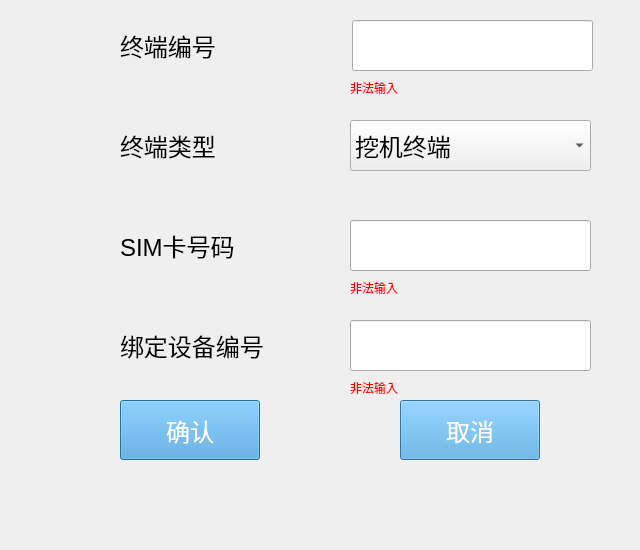
<?xml version="1.0" encoding="UTF-8"?>
<ui version="4.0">
 <class>Dialog_system_config</class>
 <widget class="QDialog" name="Dialog_system_config">
  <property name="geometry">
   <rect>
    <x>0</x>
    <y>0</y>
    <width>640</width>
    <height>550</height>
   </rect>
  </property>
  <property name="windowTitle">
   <string>Dialog</string>
  </property>
  <widget class="QLabel" name="label_2">
   <property name="geometry">
    <rect>
     <x>120</x>
     <y>220</y>
     <width>151</width>
     <height>51</height>
    </rect>
   </property>
   <property name="font">
    <font>
     <pointsize>18</pointsize>
    </font>
   </property>
   <property name="text">
    <string>SIM卡号码</string>
   </property>
  </widget>
  <widget class="QLabel" name="label">
   <property name="geometry">
    <rect>
     <x>120</x>
     <y>20</y>
     <width>151</width>
     <height>51</height>
    </rect>
   </property>
   <property name="font">
    <font>
     <pointsize>18</pointsize>
    </font>
   </property>
   <property name="text">
    <string>终端编号</string>
   </property>
  </widget>
  <widget class="QComboBox" name="comboBox_terminal_type">
   <property name="geometry">
    <rect>
     <x>350</x>
     <y>120</y>
     <width>241</width>
     <height>51</height>
    </rect>
   </property>
   <property name="font">
    <font>
     <pointsize>18</pointsize>
    </font>
   </property>
   <item>
    <property name="text">
     <string>挖机终端</string>
    </property>
   </item>
   <item>
    <property name="text">
     <string>铲车终端</string>
    </property>
   </item>
  </widget>
  <widget class="QPushButton" name="pushButton_confirm">
   <property name="geometry">
    <rect>
     <x>120</x>
     <y>400</y>
     <width>140</width>
     <height>60</height>
    </rect>
   </property>
   <property name="palette">
    <palette>
     <active>
      <colorrole role="Button">
       <brush brushstyle="SolidPattern">
        <color alpha="255">
         <red>73</red>
         <green>163</green>
         <blue>223</blue>
        </color>
       </brush>
      </colorrole>
      <colorrole role="ButtonText">
       <brush brushstyle="SolidPattern">
        <color alpha="255">
         <red>255</red>
         <green>255</green>
         <blue>255</blue>
        </color>
       </brush>
      </colorrole>
      <colorrole role="Base">
       <brush brushstyle="SolidPattern">
        <color alpha="255">
         <red>73</red>
         <green>163</green>
         <blue>223</blue>
        </color>
       </brush>
      </colorrole>
      <colorrole role="Window">
       <brush brushstyle="SolidPattern">
        <color alpha="255">
         <red>73</red>
         <green>163</green>
         <blue>223</blue>
        </color>
       </brush>
      </colorrole>
     </active>
     <inactive>
      <colorrole role="Button">
       <brush brushstyle="SolidPattern">
        <color alpha="255">
         <red>73</red>
         <green>163</green>
         <blue>223</blue>
        </color>
       </brush>
      </colorrole>
      <colorrole role="ButtonText">
       <brush brushstyle="SolidPattern">
        <color alpha="255">
         <red>255</red>
         <green>255</green>
         <blue>255</blue>
        </color>
       </brush>
      </colorrole>
      <colorrole role="Base">
       <brush brushstyle="SolidPattern">
        <color alpha="255">
         <red>73</red>
         <green>163</green>
         <blue>223</blue>
        </color>
       </brush>
      </colorrole>
      <colorrole role="Window">
       <brush brushstyle="SolidPattern">
        <color alpha="255">
         <red>73</red>
         <green>163</green>
         <blue>223</blue>
        </color>
       </brush>
      </colorrole>
     </inactive>
     <disabled>
      <colorrole role="Button">
       <brush brushstyle="SolidPattern">
        <color alpha="255">
         <red>73</red>
         <green>163</green>
         <blue>223</blue>
        </color>
       </brush>
      </colorrole>
      <colorrole role="ButtonText">
       <brush brushstyle="SolidPattern">
        <color alpha="255">
         <red>190</red>
         <green>190</green>
         <blue>190</blue>
        </color>
       </brush>
      </colorrole>
      <colorrole role="Base">
       <brush brushstyle="SolidPattern">
        <color alpha="255">
         <red>73</red>
         <green>163</green>
         <blue>223</blue>
        </color>
       </brush>
      </colorrole>
      <colorrole role="Window">
       <brush brushstyle="SolidPattern">
        <color alpha="255">
         <red>73</red>
         <green>163</green>
         <blue>223</blue>
        </color>
       </brush>
      </colorrole>
     </disabled>
    </palette>
   </property>
   <property name="font">
    <font>
     <pointsize>18</pointsize>
    </font>
   </property>
   <property name="styleSheet">
    <string notr="true">background-color: rgb(73, 163, 223);</string>
   </property>
   <property name="text">
    <string>确认</string>
   </property>
  </widget>
  <widget class="QPushButton" name="pushButton_cancel">
   <property name="geometry">
    <rect>
     <x>400</x>
     <y>400</y>
     <width>140</width>
     <height>60</height>
    </rect>
   </property>
   <property name="palette">
    <palette>
     <active>
      <colorrole role="Button">
       <brush brushstyle="SolidPattern">
        <color alpha="255">
         <red>73</red>
         <green>163</green>
         <blue>223</blue>
        </color>
       </brush>
      </colorrole>
      <colorrole role="ButtonText">
       <brush brushstyle="SolidPattern">
        <color alpha="255">
         <red>255</red>
         <green>255</green>
         <blue>255</blue>
        </color>
       </brush>
      </colorrole>
      <colorrole role="Base">
       <brush brushstyle="SolidPattern">
        <color alpha="255">
         <red>73</red>
         <green>163</green>
         <blue>223</blue>
        </color>
       </brush>
      </colorrole>
      <colorrole role="Window">
       <brush brushstyle="SolidPattern">
        <color alpha="255">
         <red>73</red>
         <green>163</green>
         <blue>223</blue>
        </color>
       </brush>
      </colorrole>
     </active>
     <inactive>
      <colorrole role="Button">
       <brush brushstyle="SolidPattern">
        <color alpha="255">
         <red>73</red>
         <green>163</green>
         <blue>223</blue>
        </color>
       </brush>
      </colorrole>
      <colorrole role="ButtonText">
       <brush brushstyle="SolidPattern">
        <color alpha="255">
         <red>255</red>
         <green>255</green>
         <blue>255</blue>
        </color>
       </brush>
      </colorrole>
      <colorrole role="Base">
       <brush brushstyle="SolidPattern">
        <color alpha="255">
         <red>73</red>
         <green>163</green>
         <blue>223</blue>
        </color>
       </brush>
      </colorrole>
      <colorrole role="Window">
       <brush brushstyle="SolidPattern">
        <color alpha="255">
         <red>73</red>
         <green>163</green>
         <blue>223</blue>
        </color>
       </brush>
      </colorrole>
     </inactive>
     <disabled>
      <colorrole role="Button">
       <brush brushstyle="SolidPattern">
        <color alpha="255">
         <red>73</red>
         <green>163</green>
         <blue>223</blue>
        </color>
       </brush>
      </colorrole>
      <colorrole role="ButtonText">
       <brush brushstyle="SolidPattern">
        <color alpha="255">
         <red>190</red>
         <green>190</green>
         <blue>190</blue>
        </color>
       </brush>
      </colorrole>
      <colorrole role="Base">
       <brush brushstyle="SolidPattern">
        <color alpha="255">
         <red>73</red>
         <green>163</green>
         <blue>223</blue>
        </color>
       </brush>
      </colorrole>
      <colorrole role="Window">
       <brush brushstyle="SolidPattern">
        <color alpha="255">
         <red>73</red>
         <green>163</green>
         <blue>223</blue>
        </color>
       </brush>
      </colorrole>
     </disabled>
    </palette>
   </property>
   <property name="font">
    <font>
     <pointsize>18</pointsize>
    </font>
   </property>
   <property name="styleSheet">
    <string notr="true">background-color: rgb(73, 163, 223);</string>
   </property>
   <property name="text">
    <string>取消</string>
   </property>
  </widget>
  <widget class="QLabel" name="label_3">
   <property name="geometry">
    <rect>
     <x>120</x>
     <y>120</y>
     <width>151</width>
     <height>51</height>
    </rect>
   </property>
   <property name="font">
    <font>
     <pointsize>18</pointsize>
    </font>
   </property>
   <property name="text">
    <string>终端类型</string>
   </property>
  </widget>
  <widget class="QLabel" name="label_4">
   <property name="geometry">
    <rect>
     <x>120</x>
     <y>320</y>
     <width>151</width>
     <height>51</height>
    </rect>
   </property>
   <property name="font">
    <font>
     <pointsize>18</pointsize>
    </font>
   </property>
   <property name="text">
    <string>绑定设备编号</string>
   </property>
  </widget>
  <widget class="QLineEdit" name="lineEdit_terminal_num">
   <property name="geometry">
    <rect>
     <x>352</x>
     <y>20</y>
     <width>241</width>
     <height>51</height>
    </rect>
   </property>
  </widget>
  <widget class="QLineEdit" name="lineEdit_simcard_num">
   <property name="geometry">
    <rect>
     <x>350</x>
     <y>220</y>
     <width>241</width>
     <height>51</height>
    </rect>
   </property>
  </widget>
  <widget class="QLineEdit" name="lineEdit_device_num">
   <property name="geometry">
    <rect>
     <x>350</x>
     <y>320</y>
     <width>241</width>
     <height>51</height>
    </rect>
   </property>
  </widget>
  <widget class="QLabel" name="label_invalid1">
   <property name="geometry">
    <rect>
     <x>350</x>
     <y>80</y>
     <width>171</width>
     <height>16</height>
    </rect>
   </property>
   <property name="palette">
    <palette>
     <active>
      <colorrole role="WindowText">
       <brush brushstyle="SolidPattern">
        <color alpha="255">
         <red>255</red>
         <green>0</green>
         <blue>0</blue>
        </color>
       </brush>
      </colorrole>
     </active>
     <inactive>
      <colorrole role="WindowText">
       <brush brushstyle="SolidPattern">
        <color alpha="255">
         <red>255</red>
         <green>0</green>
         <blue>0</blue>
        </color>
       </brush>
      </colorrole>
     </inactive>
     <disabled>
      <colorrole role="WindowText">
       <brush brushstyle="SolidPattern">
        <color alpha="255">
         <red>190</red>
         <green>190</green>
         <blue>190</blue>
        </color>
       </brush>
      </colorrole>
     </disabled>
    </palette>
   </property>
   <property name="text">
    <string>非法输入</string>
   </property>
  </widget>
  <widget class="QLabel" name="label_invalid2">
   <property name="geometry">
    <rect>
     <x>350</x>
     <y>280</y>
     <width>171</width>
     <height>16</height>
    </rect>
   </property>
   <property name="palette">
    <palette>
     <active>
      <colorrole role="WindowText">
       <brush brushstyle="SolidPattern">
        <color alpha="255">
         <red>255</red>
         <green>0</green>
         <blue>0</blue>
        </color>
       </brush>
      </colorrole>
     </active>
     <inactive>
      <colorrole role="WindowText">
       <brush brushstyle="SolidPattern">
        <color alpha="255">
         <red>255</red>
         <green>0</green>
         <blue>0</blue>
        </color>
       </brush>
      </colorrole>
     </inactive>
     <disabled>
      <colorrole role="WindowText">
       <brush brushstyle="SolidPattern">
        <color alpha="255">
         <red>190</red>
         <green>190</green>
         <blue>190</blue>
        </color>
       </brush>
      </colorrole>
     </disabled>
    </palette>
   </property>
   <property name="text">
    <string>非法输入</string>
   </property>
  </widget>
  <widget class="QLabel" name="label_invalid3">
   <property name="geometry">
    <rect>
     <x>350</x>
     <y>380</y>
     <width>171</width>
     <height>16</height>
    </rect>
   </property>
   <property name="palette">
    <palette>
     <active>
      <colorrole role="WindowText">
       <brush brushstyle="SolidPattern">
        <color alpha="255">
         <red>255</red>
         <green>0</green>
         <blue>0</blue>
        </color>
       </brush>
      </colorrole>
     </active>
     <inactive>
      <colorrole role="WindowText">
       <brush brushstyle="SolidPattern">
        <color alpha="255">
         <red>255</red>
         <green>0</green>
         <blue>0</blue>
        </color>
       </brush>
      </colorrole>
     </inactive>
     <disabled>
      <colorrole role="WindowText">
       <brush brushstyle="SolidPattern">
        <color alpha="255">
         <red>190</red>
         <green>190</green>
         <blue>190</blue>
        </color>
       </brush>
      </colorrole>
     </disabled>
    </palette>
   </property>
   <property name="text">
    <string>非法输入</string>
   </property>
  </widget>
 </widget>
 <resources/>
 <connections/>
</ui>
